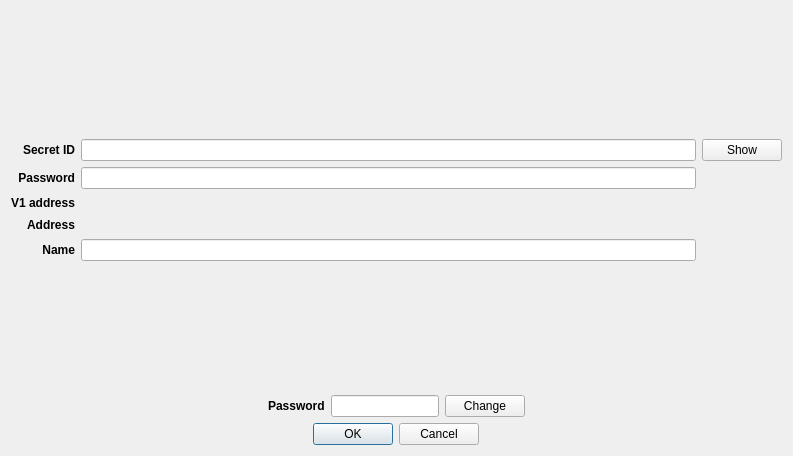
<?xml version="1.0" encoding="UTF-8"?>
<ui version="4.0">
 <class>V1AccountImportDialog</class>
 <widget class="QDialog" name="V1AccountImportDialog">
  <property name="geometry">
   <rect>
    <x>0</x>
    <y>0</y>
    <width>793</width>
    <height>456</height>
   </rect>
  </property>
  <property name="windowTitle">
   <string>Import account</string>
  </property>
  <layout class="QVBoxLayout" name="verticalLayout">
   <item alignment="Qt::AlignHCenter">
    <widget class="QLabel" name="imagelabel">
     <property name="sizePolicy">
      <sizepolicy hsizetype="Preferred" vsizetype="Preferred">
       <horstretch>0</horstretch>
       <verstretch>0</verstretch>
      </sizepolicy>
     </property>
     <property name="minimumSize">
      <size>
       <width>0</width>
       <height>0</height>
      </size>
     </property>
     <property name="maximumSize">
      <size>
       <width>200</width>
       <height>200</height>
      </size>
     </property>
     <property name="sizeIncrement">
      <size>
       <width>0</width>
       <height>0</height>
      </size>
     </property>
     <property name="baseSize">
      <size>
       <width>0</width>
       <height>0</height>
      </size>
     </property>
     <property name="text">
      <string/>
     </property>
     <property name="pixmap">
      <pixmap resource="../../icons/tikka.slots.pyqt.resources.icons.index.qrc">:/images/safe_background</pixmap>
     </property>
     <property name="scaledContents">
      <bool>true</bool>
     </property>
     <property name="alignment">
      <set>Qt::AlignCenter</set>
     </property>
    </widget>
   </item>
   <item>
    <layout class="QGridLayout" name="gridLayout">
     <item row="2" column="0">
      <widget class="QLabel" name="v1AddressLabel">
       <property name="sizePolicy">
        <sizepolicy hsizetype="Preferred" vsizetype="Preferred">
         <horstretch>0</horstretch>
         <verstretch>0</verstretch>
        </sizepolicy>
       </property>
       <property name="font">
        <font>
         <weight>75</weight>
         <bold>true</bold>
        </font>
       </property>
       <property name="text">
        <string>V1 address</string>
       </property>
       <property name="alignment">
        <set>Qt::AlignRight|Qt::AlignTrailing|Qt::AlignVCenter</set>
       </property>
      </widget>
     </item>
     <item row="4" column="2">
      <widget class="QLineEdit" name="nameLineEdit"/>
     </item>
     <item row="3" column="2">
      <widget class="QLabel" name="addressValueLabel">
       <property name="text">
        <string/>
       </property>
      </widget>
     </item>
     <item row="0" column="0">
      <widget class="QLabel" name="secretIDLabel">
       <property name="sizePolicy">
        <sizepolicy hsizetype="Preferred" vsizetype="Preferred">
         <horstretch>0</horstretch>
         <verstretch>0</verstretch>
        </sizepolicy>
       </property>
       <property name="font">
        <font>
         <weight>75</weight>
         <bold>true</bold>
        </font>
       </property>
       <property name="text">
        <string>Secret ID</string>
       </property>
       <property name="alignment">
        <set>Qt::AlignRight|Qt::AlignTrailing|Qt::AlignVCenter</set>
       </property>
      </widget>
     </item>
     <item row="1" column="0">
      <widget class="QLabel" name="passwordIDLabel">
       <property name="font">
        <font>
         <weight>75</weight>
         <italic>false</italic>
         <bold>true</bold>
        </font>
       </property>
       <property name="text">
        <string>Password</string>
       </property>
       <property name="alignment">
        <set>Qt::AlignRight|Qt::AlignTrailing|Qt::AlignVCenter</set>
       </property>
      </widget>
     </item>
     <item row="4" column="0">
      <widget class="QLabel" name="nameLabel">
       <property name="font">
        <font>
         <weight>75</weight>
         <bold>true</bold>
        </font>
       </property>
       <property name="text">
        <string>Name</string>
       </property>
       <property name="alignment">
        <set>Qt::AlignRight|Qt::AlignTrailing|Qt::AlignVCenter</set>
       </property>
      </widget>
     </item>
     <item row="2" column="2">
      <widget class="QLabel" name="v1AddressValueLabel">
       <property name="text">
        <string/>
       </property>
      </widget>
     </item>
     <item row="0" column="2">
      <widget class="QLineEdit" name="secretIDLineEdit">
       <property name="echoMode">
        <enum>QLineEdit::Password</enum>
       </property>
       <property name="readOnly">
        <bool>false</bool>
       </property>
      </widget>
     </item>
     <item row="3" column="0">
      <widget class="QLabel" name="addressLabel">
       <property name="font">
        <font>
         <weight>75</weight>
         <bold>true</bold>
        </font>
       </property>
       <property name="text">
        <string>Address</string>
       </property>
       <property name="alignment">
        <set>Qt::AlignRight|Qt::AlignTrailing|Qt::AlignVCenter</set>
       </property>
      </widget>
     </item>
     <item row="1" column="2">
      <widget class="QLineEdit" name="passwordIDLineEdit">
       <property name="echoMode">
        <enum>QLineEdit::Password</enum>
       </property>
      </widget>
     </item>
     <item row="0" column="3" alignment="Qt::AlignRight">
      <widget class="QPushButton" name="showButton">
       <property name="sizePolicy">
        <sizepolicy hsizetype="Fixed" vsizetype="Fixed">
         <horstretch>0</horstretch>
         <verstretch>0</verstretch>
        </sizepolicy>
       </property>
       <property name="text">
        <string>Show</string>
       </property>
      </widget>
     </item>
    </layout>
   </item>
   <item>
    <widget class="QLabel" name="errorLabel">
     <property name="styleSheet">
      <string notr="true">color: red</string>
     </property>
     <property name="text">
      <string/>
     </property>
     <property name="alignment">
      <set>Qt::AlignCenter</set>
     </property>
    </widget>
   </item>
   <item>
    <layout class="QHBoxLayout" name="horizontalLayout">
     <item>
      <spacer name="horizontalSpacer">
       <property name="orientation">
        <enum>Qt::Horizontal</enum>
       </property>
       <property name="sizeHint" stdset="0">
        <size>
         <width>40</width>
         <height>20</height>
        </size>
       </property>
      </spacer>
     </item>
     <item>
      <widget class="QLabel" name="passwordLabel">
       <property name="sizePolicy">
        <sizepolicy hsizetype="Fixed" vsizetype="Preferred">
         <horstretch>0</horstretch>
         <verstretch>0</verstretch>
        </sizepolicy>
       </property>
       <property name="sizeIncrement">
        <size>
         <width>0</width>
         <height>0</height>
        </size>
       </property>
       <property name="font">
        <font>
         <weight>75</weight>
         <bold>true</bold>
        </font>
       </property>
       <property name="text">
        <string>Password</string>
       </property>
       <property name="alignment">
        <set>Qt::AlignLeading|Qt::AlignLeft|Qt::AlignVCenter</set>
       </property>
      </widget>
     </item>
     <item>
      <widget class="QLineEdit" name="passwordLineEdit">
       <property name="sizePolicy">
        <sizepolicy hsizetype="Fixed" vsizetype="Fixed">
         <horstretch>0</horstretch>
         <verstretch>0</verstretch>
        </sizepolicy>
       </property>
       <property name="maxLength">
        <number>20</number>
       </property>
       <property name="alignment">
        <set>Qt::AlignCenter</set>
       </property>
       <property name="readOnly">
        <bool>true</bool>
       </property>
      </widget>
     </item>
     <item>
      <widget class="QPushButton" name="passwordChangeButton">
       <property name="sizePolicy">
        <sizepolicy hsizetype="Fixed" vsizetype="Fixed">
         <horstretch>0</horstretch>
         <verstretch>0</verstretch>
        </sizepolicy>
       </property>
       <property name="text">
        <string>Change</string>
       </property>
       <property name="icon">
        <iconset resource="../../icons/tikka.slots.pyqt.resources.icons.index.qrc">
         <normaloff>:/icons/refresh_icon</normaloff>:/icons/refresh_icon</iconset>
       </property>
      </widget>
     </item>
     <item>
      <spacer name="horizontalSpacer_2">
       <property name="orientation">
        <enum>Qt::Horizontal</enum>
       </property>
       <property name="sizeHint" stdset="0">
        <size>
         <width>40</width>
         <height>20</height>
        </size>
       </property>
      </spacer>
     </item>
    </layout>
   </item>
   <item alignment="Qt::AlignHCenter">
    <widget class="QDialogButtonBox" name="buttonBox">
     <property name="orientation">
      <enum>Qt::Horizontal</enum>
     </property>
     <property name="standardButtons">
      <set>QDialogButtonBox::Cancel|QDialogButtonBox::Ok</set>
     </property>
    </widget>
   </item>
  </layout>
 </widget>
 <tabstops>
  <tabstop>secretIDLineEdit</tabstop>
  <tabstop>passwordIDLineEdit</tabstop>
  <tabstop>nameLineEdit</tabstop>
  <tabstop>passwordLineEdit</tabstop>
  <tabstop>passwordChangeButton</tabstop>
  <tabstop>showButton</tabstop>
 </tabstops>
 <resources>
  <include location="../../icons/tikka.slots.pyqt.resources.icons.index.qrc"/>
 </resources>
 <connections>
  <connection>
   <sender>buttonBox</sender>
   <signal>accepted()</signal>
   <receiver>V1AccountImportDialog</receiver>
   <slot>accept()</slot>
   <hints>
    <hint type="sourcelabel">
     <x>248</x>
     <y>254</y>
    </hint>
    <hint type="destinationlabel">
     <x>157</x>
     <y>274</y>
    </hint>
   </hints>
  </connection>
  <connection>
   <sender>buttonBox</sender>
   <signal>rejected()</signal>
   <receiver>V1AccountImportDialog</receiver>
   <slot>reject()</slot>
   <hints>
    <hint type="sourcelabel">
     <x>316</x>
     <y>260</y>
    </hint>
    <hint type="destinationlabel">
     <x>286</x>
     <y>274</y>
    </hint>
   </hints>
  </connection>
 </connections>
</ui>
